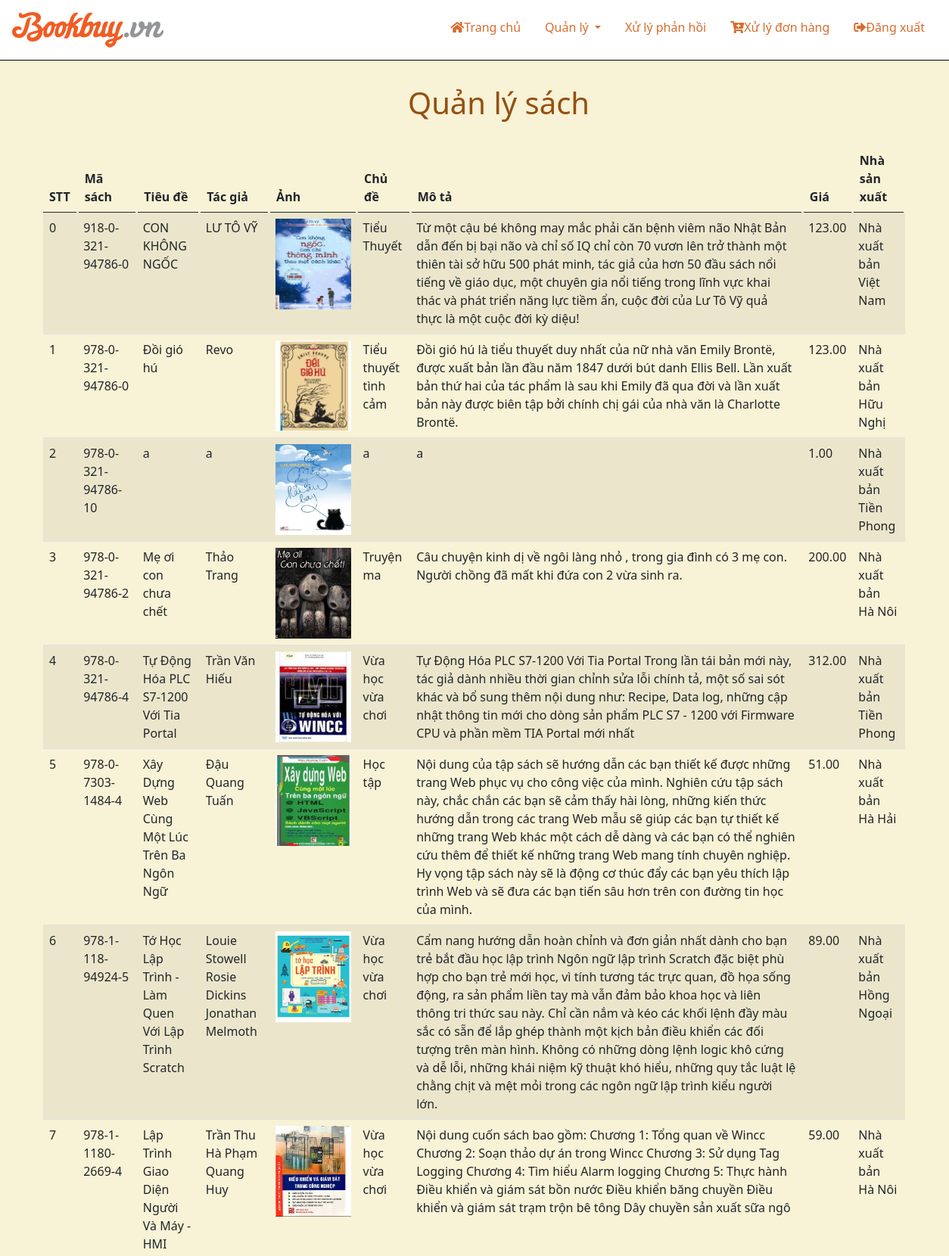
The page /admin/books.php (signed in, upper part) on the database its author committed.
### tables this page shows
CREATE TABLE `books` (
  `book_isbn` varchar(20) NOT NULL,
  `book_title` varchar(60) NOT NULL,
  `book_author` varchar(60) NOT NULL,
  `book_image` varchar(40) DEFAULT NULL,
  `book_Category` varchar(255) DEFAULT NULL,
  `book_descr` text DEFAULT NULL,
  `book_price` decimal(6,2) NOT NULL,
  `publisherid` int(10) NOT NULL,
  `idAd` int(10) NOT NULL
);

CREATE TABLE `publisher` (
  `publisherid` int(10) NOT NULL,
  `publisher_name` varchar(60) NOT NULL,
  `email` varchar(200) NOT NULL,
  `hotline` varchar(12) NOT NULL,
  `location` varchar(200) NOT NULL
);

### admin/books.php (the view)
<?php
include('header.php');
?>
<div class="ad-index">
    <div class="ad-book">
        <div class="row">
            <h1 class="text-center ad-title">
                Quản lý sách
            </h1>
        </div>
        <div class="container">
            <div class="row">
                <table class="table table-striped">
                    <thead>
                        <tr>
                            <th scope="col">STT</th>
                            <th scope="col">Mã sách</th>
                            <th scope="col">Tiêu đề</th>
                            <th scope="col">Tác giả</th>
                            <th scope="col">Ảnh</th>
                            <th scope="col">Chủ đề</th>
                            <th scope="col">Mô tả</th>
                            <th scope="col">Giá</th>
                            <th scope="col">Nhà sản xuất</th>
                        </tr>
                    </thead>
                    <tbody>
                        <tr>
                            <?php
                        $sql="select * from books";
                        $Stt=0;
                        $result = mysqli_query($conn, $sql);
                            if(mysqli_num_rows($result)>0){
                                while($row=mysqli_fetch_assoc($result)){
                                    $book_isbn = $row['book_isbn'];
                                    $book_title = $row['book_title'];
                                    $book_author = $row['book_author'];
                                    $book_image = $row['book_image'];
                                    $book_category = $row['book_Category'];
                                    $book_descr = $row['book_descr'];
                                    $book_price = $row['book_price'];
                                    $publisherid = $row['publisherid'];
                                    $sql1 = "select publisher_name from publisher where publisherid=$publisherid";
                                    $result1 = mysqli_query($conn, $sql1);
                                    if(mysqli_num_rows($result1)>0){
                                        while($row=mysqli_fetch_assoc($result1)){
                                            $publisher_name = $row['publisher_name'];}}
                                        else echo $sql1;
                                    ?>
                            <td><?php echo $Stt++ ?></td>
                            <td><?php echo $book_isbn ?></td>
                            <td><?php echo $book_title ?></td>
                            <td><?php echo $book_author ?></td>
                            <td>
                                <img src="../<?php echo $book_image ?>" alt="" width="100px" height="120px">
                            </td>
                            <td><?php echo $book_category ?></td>
                            <td><?php echo $book_descr ?></td>
                            <td><?php echo $book_price ?></td>
                            <td><?php echo $publisher_name ?></td>
                        </tr>
                        <?php
                                }
                            }
                            else
                            echo $sql;
                        ?>
                    </tbody>
                </table>
            </div>
        </div>
    </div>
</div>
<?php
include('footer.php');
?>

### admin/index.css (style rules this page uses)
* { padding: 0; margin: 0; box-sizing: border-box; text-decoration: none; }
:root { --color-main: #d86d2f; }
.table thead tr th { border-bottom: 1px solid #000; border-right: 3px solid rgba(0,0,0,0); }
.ad-title { margin: 32px; color: rgb(148, 80, 17); }
.ad-index { padding-bottom: 200px; background-color: rgb(248, 242, 214); }

### rows shown on the page
books: book_isbn "918-0-321-94786-0", book_title "CON KHÔNG NGỐC", book_author "LƯ TÔ VỸ", book_image (picture), book_Category "Tiểu Thuyết", book_descr "Từ một cậu bé không may mắc phải căn bệnh viêm não Nhật Bản dẫn đến bị bại não và chỉ số IQ chỉ còn 70 vươn lên trở thành một thiên tài sở hữu 500 phát minh, tác giả của hơn 50 đầu sách nổi tiếng về giáo dục, một chuyên gia nổi tiếng trong lĩnh vực khai thác và phát triển năng lực tiềm ẩn, cuộc đời của Lư Tô Vỹ quả thực là một cuộc đời kỳ diệu!", book_price "123.00", publisherid.publisher_name "Nhà xuất bản Việt Nam"
books: book_isbn "978-0-321-94786-0", book_title "Đồi gió hú", book_author "Revo", book_image (picture), book_Category "Tiểu thuyết tình cảm", book_descr "Đồi gió hú là tiểu thuyết duy nhất của nữ nhà văn Emily Brontë, được xuất bản lần đầu năm 1847 dưới bút danh Ellis Bell. Lần xuất bản thứ hai của tác phẩm là sau khi Emily đã qua đời và lần xuất bản này được biên tập bởi chính chị gái của nhà văn là Charlotte Brontë.", book_price "123.00", publisherid.publisher_name "Nhà xuất bản Hữu Nghị"
books: book_isbn "978-0-321-94786-10", book_title "a", book_author "a", book_image (picture), book_Category "a", book_descr "a", book_price "1.00", publisherid.publisher_name "Nhà xuất bản Tiền Phong"
books: book_isbn "978-0-321-94786-2", book_title "Mẹ ơi con chưa chết", book_author "Thảo Trang", book_image (picture), book_Category "Truyện ma", book_descr "Câu chuyện kinh dị về ngôi làng nhỏ , trong gia đình có 3 mẹ con. Người chồng đã mất khi đứa con 2 vừa sinh ra.", book_price "200.00", publisherid.publisher_name "Nhà xuất bản Hà Nôi"
books: book_isbn "978-0-321-94786-4", book_title "Tự Động Hóa PLC S7-1200 Với Tia Portal", book_author "Trần Văn Hiếu", book_image (picture), book_Category "Vừa học vừa chơi", book_descr "Tự Động Hóa PLC S7-1200 Với Tia Portal Trong lần tái bản mới này, tác giả dành nhiều thời gian chỉnh sửa lỗi chính tả, một số sai sót khác và bổ sung thêm nội dung như: Recipe, Data log, những cập nhật thông tin mới cho dòng sản phẩm PLC S7 - 1200 với Firmware CPU và phần mềm TIA Portal mới nhất", book_price "312.00", publisherid.publisher_name "Nhà xuất bản Tiền Phong"
books: book_isbn "978-0-7303-1484-4", book_title "Xây Dựng Web Cùng Một Lúc Trên Ba Ngôn Ngữ", book_author "Đậu Quang Tuấn", book_image (picture), book_Category "Học tập", book_descr "Nội dung của tập sách sẽ hướng dẫn các bạn thiết kế được những trang Web phục vụ cho công việc của mình. Nghiên cứu tập sách này, chắc chắn các bạn sẽ cảm thấy hài lòng, những kiến thức hướng dẫn trong các trang Web mẫu sẽ giúp các bạn tự thiết kế những trang Web khác một cách dễ dàng và các bạn có thể nghiên cứu thêm để thiết kế những trang Web mang tính chuyên nghiệp. Hy vọng tập sách này sẽ là động cơ thúc đẩy các bạn yêu thích lập trình Web và sẽ đưa các bạn tiến sâu hơn trên con đường tin học của mình.", book_price "51.00", publisherid.publisher_name "Nhà xuất bản Hà Hải"
books: book_isbn "978-1-118-94924-5", book_title "Tớ Học Lập Trình - Làm Quen Với Lập Trình Scratch", book_author "Louie Stowell Rosie Dickins Jonathan Melmoth", book_image (picture), book_Category "Vừa học vừa chơi", book_descr "Cẩm nang hướng dẫn hoàn chỉnh và đơn giản nhất dành cho bạn trẻ bắt đầu học lập trình Ngôn ngữ lập trình Scratch đặc biệt phù hợp cho bạn trẻ mới học, vì tính tương tác trực quan, đồ họa sống động, ra sản phẩm liền tay mà vẫn đảm bảo khoa học và liên thông tri thức sau này. Chỉ cần nắm và kéo các khối lệnh đầy màu sắc có sẵn để lắp ghép thành một kịch bản điều khiển các đối tượng trên màn hình. Không có những dòng lệnh logic khô cứng và dễ lỗi, những khái niệm kỹ thuật khó hiểu, những quy tắc luật lệ chằng chịt và mệt mỏi trong các ngôn ngữ lập trình kiểu người lớn.", book_price "89.00", publisherid.publisher_name "Nhà xuất bản Hồng Ngoại"
books: book_isbn "978-1-1180-2669-4", book_title "Lập Trình Giao Diện Người Và Máy - HMI", book_author "Trần Thu Hà Phạm Quang Huy", book_image (picture), book_Category "Vừa học vừa chơi", book_descr "Nội dung cuốn sách bao gồm: Chương 1: Tổng quan về Wincc Chương 2: Soạn thảo dự án trong Wincc Chương 3: Sử dụng Tag Logging Chương 4: Tìm hiểu Alarm logging Chương 5: Thực hành Điều khiển và giám sát bồn nước Điều khiển băng chuyền Điều khiển và giám sát trạm trộn bê tông Dây chuyền sản xuất sữa ngô", book_price "59.00", publisherid.publisher_name "Nhà xuất bản Hà Nôi"
